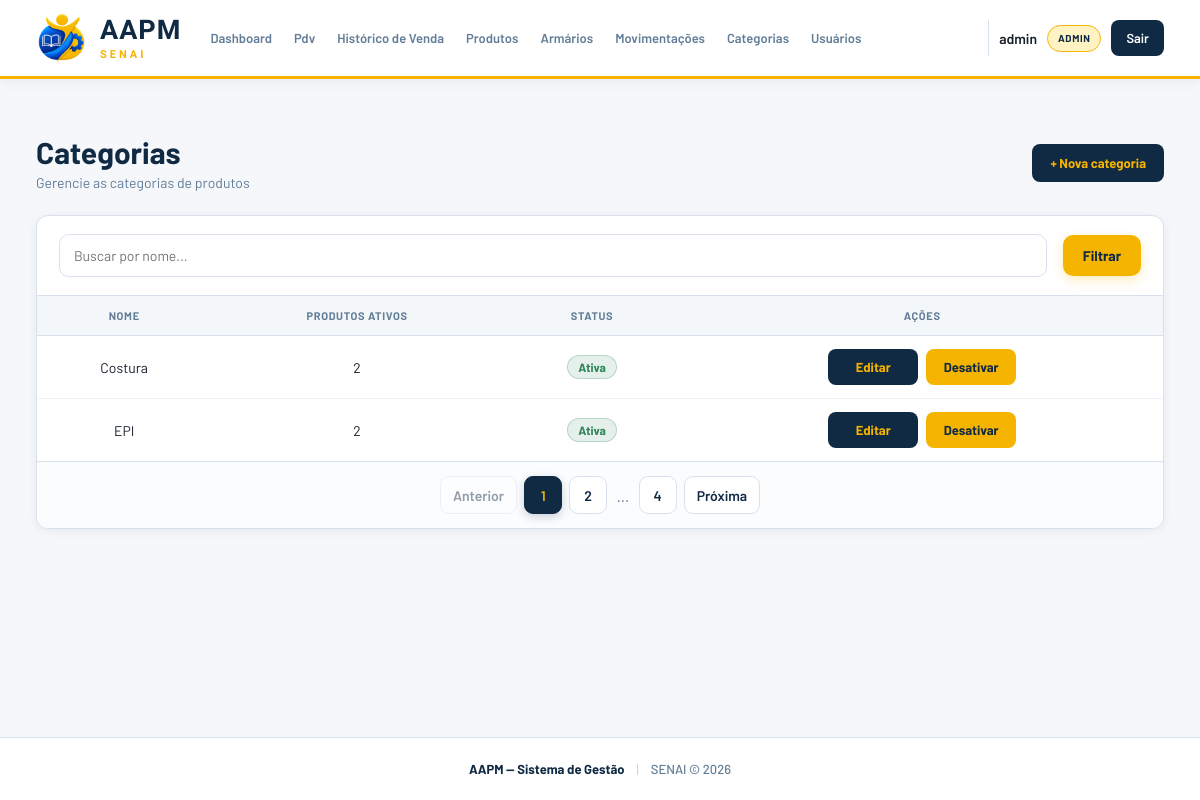
The page /categorias/ (signed in) on the database its author committed.
### app/models/categoria.py (models this page shows)
class Categoria(Base):
    __tablename__ = "categorias"
    id = Column(Integer, primary_key=True,autoincrement=True, index=True)
    nome = Column(String(100), nullable=False, unique=True)
    ativo = Column(Boolean, default=True)
    produtos = relationship("Produto", back_populates="categoria", lazy="select")

### app/controllers/categoria_controller.py (the view)
@router.get("/")
def listar_categorias(
    request: Request,
    busca: str = "",
    page: int = 1,
    db: Session = Depends(get_db),
    admin = Depends(get_admin)
):
    query = db.query(Categoria)
    if busca:
        query = query.filter(Categoria.nome.ilike(f"%{busca}%"))
    categorias, pagination = paginate(
        query.order_by(Categoria.nome), page
    )
    return templates.TemplateResponse(
        request,
        "categorias/index.html",
        {
            "request":    request,
            "usuario":    admin,
            "categorias": categorias,
            "pagination": pagination,
            "busca":      busca,
        }
    )

### app/templates/categorias/index.html (shortened to what this page needs)
{% extends "base.html" %}
{% block extra_css %}
<link rel="stylesheet" href="/static/css/index-categorias.css?v=2">
<link rel="stylesheet" href="/static/css/list-filter.css?v=1">
<link rel="stylesheet" href="/static/css/list-pages.css?v=1">
{% endblock %}
{% block conteudo %}
<div class="page-header">
  <div>
    <h1 class="page-title">Categorias</h1>
    <p class="page-subtitle">Gerencie as categorias de produtos</p>
  </div>
  <a href="/categorias/nova" class="btn-primary">+ Nova categoria</a>
</div>
<div class="card">
  <form method="get" action="/categorias" class="list-filter list-filter--inset">
    <input type="text" name="busca" class="form-input list-filter__search" placeholder="Buscar por nome..." value="{{ busca }}">
    <button type="submit" class="btn-primary">Filtrar</button>
  </form>
  <div class="table-wrapper">
    <table class="table">
      <thead>
        <tr>
          <th>Nome</th>
          <th>Produtos ativos</th>
          <th>Status</th>
          <th>Ações</th>
        </tr>
      </thead>
      <tbody>
        {% for c in categorias | sort(attribute='nome', case_sensitive=false) %}
        <tr>
          <td>{{ c.nome }}</td>
          <td>{{ c.produtos | selectattr('ativo') | list | length }}</td>
          <td>
            <span class="status-badge status-badge--{{ 'ativo' if c.ativo else 'inativo' }}">
              {{ "Ativa" if c.ativo else "Inativa" }}
            </span>
          </td>
          <td class="td-actions">
            <div class="actions-group">
              <a href="/categorias/{{ c.id }}/editar" class="btn-table">Editar</a>
              <form action="/categorias/{{ c.id }}/toggle-ativo" method="post" data-confirm-form data-confirm-title="Tem certeza?" data-confirm-message="Tem certeza que deseja {{ 'desativar' if c.ativo else 'ativar' }} esta categoria?" data-confirm-label="{{ 'Desativar' if c.ativo else 'Ativar' }}">
                <button type="submit" class="btn-table btn-table--warn">
                  {{ "Desativar" if c.ativo else "Ativar" }}
                </button>
              </form>
            </div>
          </td>
        </tr>
        {% endfor %}
      </tbody>
    </table>
  </div>
  {% include "paginacao/index.html" %}
</div>
{% endblock %}

### app/static/css/base.css (style rules this page uses)
* { margin: 0; padding: 0; box-sizing: border-box; }
html { scroll-behavior: smooth; }
body { min-height: 100vh; display: flex; flex-direction: column; font-family: "Barlow", sans-serif; background: var(--fundo); color: var(--texto); -webkit-font-smoothing: antialiased; text-rendering: optimizeLegibility; }
:root { --azul: #102A43; --azul-2: #243B53; --azul-3: #486581; --laranja: #F5B400; --laranja-2: #D99F00; --laranja-claro: #FFF3C4; --branco: #FFFFFF; --fundo: #F5F7FA; --fundo-card: #FFFFFF; --texto: #17202A; --texto-secundario: #627D98; --borda: #D9E2EC; --verde: #2F855A; --vermelho: #C53030; --sombra: 0 5px 20px rgba(16, 42, 67, 0.08); --sombra-hover: 0 10px 28px rgba(16, 42, 67, 0.14); --radius: 12px; }
button, input, select, textarea { font-family: inherit; }
button { cursor: pointer; }
a { color: inherit; }

### app/static/css/index-categorias.css (style rules this page uses)
.td-actions form { margin: 0 !important; padding: 0 !important; background: transparent !important; box-shadow: none !important; border: none !important; display: inline-flex !important; }
.btn-table { display: inline-flex; align-items: center; justify-content: center; min-width: 90px; height: 34px; padding: 0 14px; border: 1px solid transparent; border-radius: 6px; background: var(--azul); color: var(--laranja) !important; text-decoration: none; font-size: 13px; font-weight: 600; cursor: pointer; transition: background-color 0.2s ease, transform 0.1s ease; }
.btn-table--warn { background: var(--laranja) !important; color: var(--azul) !important; border: 1px solid rgba(245, 180, 0, 0.4) !important; }
.page-header { display:flex; align-items:center; justify-content:space-between; margin-bottom:20px; flex-wrap:wrap; gap:12px; }
.page-title { margin:0; color:var(--azul); font-size:22px; font-weight:700; }
.page-subtitle { margin-top:2px; color:var(--texto-secundario); font-size:13px; }
.btn-primary { display:inline-flex; align-items:center; justify-content:center; height:38px; padding:0 18px; background:var(--azul); color:var(--laranja)!important; border-radius:8px; text-decoration:none; font-size:13px; font-weight:700; transition:background .2s ease,transform .2s ease,box-shadow .2s ease; }
.card { overflow:hidden; background:var(--fundo-card); border:1px solid var(--borda); border-radius:var(--radius); box-shadow:var(--sombra); }
.table-wrapper { overflow-x:auto; }
.table { width:100%; border-collapse:collapse; font-size:14px; }
.table thead { background:var(--fundo); }
.table th,.table td { padding:14px 16px; text-align:center; vertical-align:middle; }
.table th { color:var(--texto-secundario); font-size:12px; font-weight:700; text-transform:uppercase; letter-spacing:.06em; white-space:nowrap; border-bottom:1px solid var(--borda); }
.table td { color:var(--texto); border-bottom:1px solid var(--fundo); }
.table tbody tr:last-child td { border-bottom:none; }
.table tbody tr { transition:background .2s ease; }
.status-badge { display:inline-flex; align-items:center; justify-content:center; padding:4px 10px; border-radius:999px; font-size:12px; font-weight:700; }
.status-badge--ativo { background:rgba(47,133,90,.12); color:var(--verde); border:1px solid rgba(47,133,90,.25); }
.td-actions { white-space:nowrap; text-align:center; }
.actions-group { display:flex; align-items:center; justify-content:center; gap:8px; }
.td-actions form { display:inline-flex!important; margin:0!important; padding:0!important; background:transparent!important; border:none!important; box-shadow:none!important; }
.btn-table { height:36px; border-radius:8px; font-weight:700; transition:background .2s ease,transform .2s ease,box-shadow .2s ease; }

### app/static/css/list-filter.css (style rules this page uses)
.list-filter { display: flex; align-items: center; gap: 1rem; margin-bottom: 1.5rem; flex-wrap: wrap; }
.list-filter--inset { margin: 25px; }
.list-filter .form-input { padding: 12px 14px; border: 1px solid var(--borda); border-radius: 10px; color: var(--texto); font: inherit; font-size: 14px; }
.list-filter__search { flex: 1; min-width: 200px; }
.list-filter .btn-primary { display: inline-flex; align-items: center; justify-content: center; height: auto; padding: 12px 20px; border: none; border-radius: 10px; background: var(--laranja); color: var(--azul) !important; font-size: 14px; font-weight: 700; text-decoration: none; box-shadow: 0 4px 12px rgba(245, 180, 0, .25); transition: transform .2s ease, box-shadow .2s ease; }

### rows shown on the page
Categoria: nome "Costura", produtos|selectattr "2", ativo "Ativa", ativo "Desativar"
Categoria: nome "EPI", produtos|selectattr "2", ativo "Ativa", ativo "Desativar"

### other values the page prints
{{ usuario.nome }} "admin"
{{ usuario.role }} "ADMIN"
{{ numero }} "1" "2" "4"
